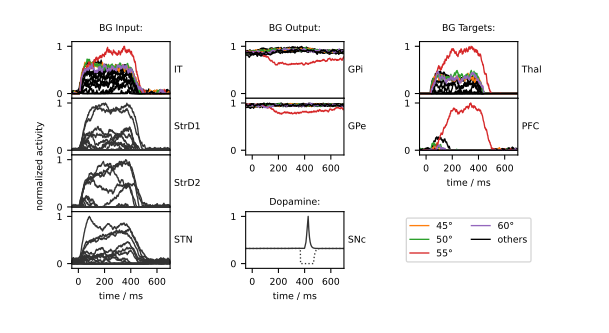

Write the Python code that produced this figure.

import pylab as plt
import numpy as np
import matplotlib.patches as mpatches
from matplotlib.colors import LinearSegmentedColormap
from scipy import stats


"""

Load one simulation (2 trials)

Plot rates of
IT, StrD1, StrD2, STN, GPi, GPe, SNc, Thal, PFC



"""
###  Plot general Parameter
degSign=u"\u00b0"
ae=u"\u00E4"

font1={'fontsize': 7,
 'fontweight' : 'normal'}
font2={'fontsize': 10,
 'fontweight' : 'normal'}
font1p={'size': 7,
 'weight' : 'normal'}#p for legends

scaling=0.77

figB=int(210*scaling)#mm
figH=int(115*scaling)#mm
figRes=1000#dpi

### Plot specific parameters
folder='2020_11_13_testoneTrial_T1'

plotB=int(35*scaling)#mm
plotH=int(20*scaling)#mm

textB=(np.array([5,35,35,35,35])*scaling).astype(int)#mm
textH=(np.array([86,5,5,5,5])*scaling).astype(int)#mm


PosX1=[int(15*scaling)+i*(int(20*scaling)) for i in range(4)]
PosY1=[int(25*scaling)]*4

PosX2=[int(15*scaling)+i*(int(20*scaling)) for i in range(4)]
PosY2=[int(85*scaling)]*4

PosX3=[int(15*scaling)+i*(int(20*scaling)) for i in range(2)]
PosY3=[int(145*scaling)]*2

textX=(np.array([15,8,8,8,68])*scaling).astype(int)#mm
textY=(np.array([12,25,85,145,85])*scaling).astype(int)#mm






#General Figure
plt.figure(1,figsize=(figB*0.03937007874,figH*0.03937007874))
plt.subplots_adjust(top=1,bottom=0,left=0,right=1.0,hspace=0,wspace=0)

ax1=plt.subplot2grid((figH,figB),(PosX1[0],PosY1[0]), colspan=plotB, rowspan=plotH)
ax2=plt.subplot2grid((figH,figB),(PosX1[1],PosY1[1]), colspan=plotB, rowspan=plotH)
ax3=plt.subplot2grid((figH,figB),(PosX1[2],PosY1[2]), colspan=plotB, rowspan=plotH)
ax4=plt.subplot2grid((figH,figB),(PosX1[3],PosY1[3]), colspan=plotB, rowspan=plotH)
ax5=plt.subplot2grid((figH,figB),(PosX2[0],PosY2[0]), colspan=plotB, rowspan=plotH)
ax6=plt.subplot2grid((figH,figB),(PosX2[1],PosY2[1]), colspan=plotB, rowspan=plotH)
ax9=plt.subplot2grid((figH,figB),(PosX2[3],PosY2[3]), colspan=plotB, rowspan=plotH)
ax7=plt.subplot2grid((figH,figB),(PosX3[0],PosY3[0]), colspan=plotB, rowspan=plotH)
ax8=plt.subplot2grid((figH,figB),(PosX3[1],PosY3[1]), colspan=plotB, rowspan=plotH)

axText1=plt.subplot2grid((figH,figB),(textX[0],textY[0]), colspan=textB[0], rowspan=textH[0])
axText2=plt.subplot2grid((figH,figB),(textX[1],textY[1]), colspan=textB[1], rowspan=textH[1])
axText3=plt.subplot2grid((figH,figB),(textX[2],textY[2]), colspan=textB[2], rowspan=textH[2])
axText4=plt.subplot2grid((figH,figB),(textX[3],textY[3]), colspan=textB[3], rowspan=textH[3])
axText5=plt.subplot2grid((figH,figB),(textX[4],textY[4]), colspan=textB[4], rowspan=textH[4])



### Load data
sim=0
rIT=np.clip(np.load('../data/'+folder+'/rIT'+str(sim)+'.npy'),0,None)
rStrD1=np.clip(np.load('../data/'+folder+'/rSTRD1'+str(sim)+'.npy'),0,None)
rStrD2=np.clip(np.load('../data/'+folder+'/rSTRD2'+str(sim)+'.npy'),0,None)
rSTN=np.clip(np.load('../data/'+folder+'/rSTN'+str(sim)+'.npy'),0,None)
rSNr=np.clip(np.load('../data/'+folder+'/rSNr'+str(sim)+'.npy'),0,None)
rGPe=np.clip(np.load('../data/'+folder+'/rGPe'+str(sim)+'.npy'),0,None)
rMD=np.clip(np.load('../data/'+folder+'/rMD'+str(sim)+'.npy'),0,None)
rPFC=np.clip(np.load('../data/'+folder+'/rPFC'+str(sim)+'.npy'),0,None)
rSNc=np.clip(np.load('../data/'+folder+'/rSNc'+str(sim)+'.npy'),0,None)
rPPTN=np.clip(np.load('../data/'+folder+'/rPPTN'+str(sim)+'.npy'),0,None)
selection=np.load('../data/'+folder+'/selection'+str(sim)+'.npy')

trialStart=selection[:,0].astype(int)
trialDecision=selection[:,1].astype(int)

rates=[rIT,rStrD1,rStrD2,rSTN,rSNr,rGPe,rMD,rPFC,rSNc,rPPTN]


### PLots

tMin=trialStart[0]
tMax=tMin+700
xticks=np.arange(tMin,tMax+1,200)
xticklabels=xticks-300
yticks=[0,1]
yticklabels=yticks


cols=['k','k','k','k','k','k','k','C1','C2','C3','C4','k','k','k','k','k']
labels=['_nolegend_','_nolegend_','_nolegend_','_nolegend_','_nolegend_','_nolegend_','_nolegend_','45'+degSign,'50'+degSign,'55'+degSign,'60'+degSign,'_nolegend_','_nolegend_','_nolegend_','_nolegend_','others']
ylabel=['IT','StrD1','StrD2','STN','GPi','GPe','Thal','PFC','SNc','PPTN']


for i,ax in enumerate([ax1,ax2,ax3,ax4,ax5,ax6,ax7,ax8]):
	
	if i==1 or i==2 or i==3:
		ax.plot(rates[i]/np.amax(rates[i][tMin:tMax]), linewidth=1, color=[0.2]*3)
	else:
		for j in [1,2,3,4,5,6,11,12,13,14,7,8,9,10,15]:#range(len(orientationLayers)):#
			ax.plot(rates[i][:,j]/np.amax(rates[i][tMin:tMax]), linewidth=1, color=cols[j], label=labels[j])
		
	ax.set_xlim(250,tMax)
	ax.set_ylim(-0.1,1.1)
	ax.set_xticks(xticks)
	ax.set_xticklabels(xticklabels, **font1)
	ax.set_yticks(yticks)
	ax.set_yticklabels(yticklabels, **font1)
	ax.set_ylabel(ylabel[i],va='center',ha='left',rotation=0,**font1)
	ax.yaxis.set_label_coords(1.04,0.5)

ax9.plot(rSNc/np.amax(rSNc[tMin:tMax]), linewidth=1, color=[0.2]*3)
ax9.plot(rSNc[trialDecision[1]-trialDecision[0]:]/np.amax(rSNc[tMin:tMax]), linewidth=1, color=[0.2]*3, linestyle='dotted')
ax9.set_xlim(250,tMax)
ax9.set_ylim(-0.1,1.1)
ax9.set_xticks(xticks)
ax9.set_xticklabels(xticklabels, **font1)
ax9.set_yticks(yticks)
ax9.set_yticklabels(yticklabels, **font1)
ax9.set_ylabel('SNc',va='center',ha='left',rotation=0,**font1)
ax9.yaxis.set_label_coords(1.04,0.5)

### Legende

ax8.legend(ncol=2,bbox_to_anchor=(0.5, -1.5), loc=10, borderaxespad=0., prop=font1p)

### Achsenlabels
axText1.text(0.5, 0.5, 'normalized activity',ha='center',va='center',rotation=90, **font1)
axText1.axis('off')
ax4.set_xlabel('time / ms',**font1)
ax8.set_xlabel('time / ms',**font1)
ax9.set_xlabel('time / ms',**font1)

### Ueberschriften
axText2.text(0.5, 0.5, 'BG Input:',ha='center',va='center', **font1)
axText2.axis('off')
axText3.text(0.5, 0.5, 'BG Output:',ha='center',va='center', **font1)
axText3.axis('off')
axText4.text(0.5, 0.5, 'BG Targets:',ha='center',va='center', **font1)
axText4.axis('off')
axText5.text(0.5, 0.5, 'Dopamine:',ha='center',va='center', **font1)
axText5.axis('off')






plt.savefig('trial_BG.svg', dpi=figRes)







